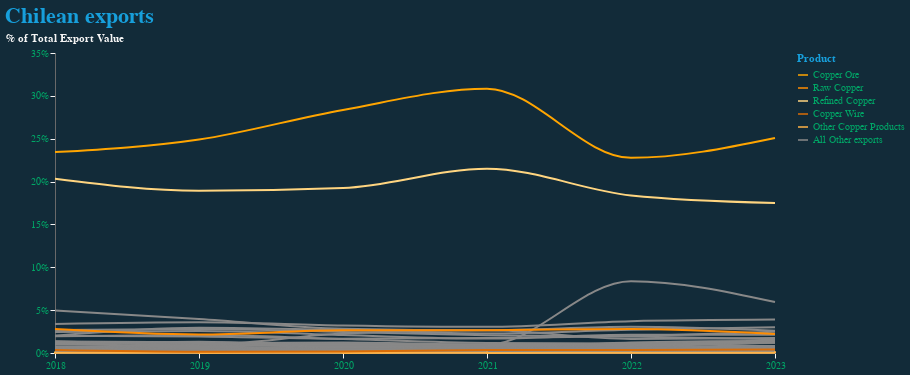

This figure's notebook cell:
### Code cell
# Define the top 4 copper products explicitly
top_copper_products = ['Copper Ore', 'Raw Copper', 'Refined Copper', 'Copper Wire']
# Find all HS4s containing 'Copper'
copper_hs4s = chil_ex['HS4'][chil_ex['HS4'].str.contains('Copper')].unique().tolist()
# Assign 'Other Copper Products' to copper HS4s not in the top 4
def copper_legend_label(x):
    if x in top_copper_products:
        return x
    elif x in copper_hs4s:
        return 'Other Copper Products'
    else:
        return 'All Other exports'
# Update color mapping: top 4 copper products get orange shades, 'Other Copper Products' gets a distinct orange, all others grey
orange_palette = ['#FFA500', '#FF8C00', '#FFD580', '#DA6C06']
grey_color = '#888888'
other_copper_color = '#FFB347'
product_color_map = {
    top_copper_products[0]: orange_palette[0],
    top_copper_products[1]: orange_palette[1],
    top_copper_products[2]: orange_palette[2],
    top_copper_products[3]: orange_palette[3],
    'Other Copper Products': other_copper_color,
    'All Other exports': grey_color
}
# Create a legend group: assign labels using the function above
chil_ex_grouped_sum['HS4_legend'] = chil_ex_grouped_sum['HS4_grouped'].apply(copper_legend_label)
# Ensure Export Percent is float for Altair and scale to 0-100 for percent axis
chil_ex_grouped_sum['Export Percent'] = chil_ex_grouped_sum['Export Percent'].astype(float)
# Chart for all other lines (no legend)
other_chart = alt.Chart(chil_ex_grouped_sum).mark_line(interpolate='monotone').encode(
    x=alt.X('Year', scale=alt.Scale(padding=0), axis=alt.Axis(title=None, labelAngle=0, domainColor='dimgrey', labelColor='#00a767', tickColor='whitesmoke')),
    y=alt.Y('Export Percent:Q', title='% of Total Export Value', axis=alt.Axis(titleAngle=0, titleAnchor='start', titleY=-10, titleX=-50, titleColor='whitesmoke', format='.0%', grid=False, domainColor='dimgrey', labelColor='#00a767', tickColor='whitesmoke')),
    color=alt.value(grey_color),
    detail='HS4_grouped:N',
    tooltip=['HS4_grouped', 'Year', alt.Tooltip('Export Percent:Q', format='.0%')]
 ).transform_filter(
    (alt.datum.HS4_legend == 'All Other exports') & (alt.datum.HS4_grouped != 'All Other exports')
)
# Chart for copper products and 'All Other exports' (for legend)
main_chart = alt.Chart(chil_ex_grouped_sum).mark_line(interpolate='monotone').encode(
    x=alt.X('Year', scale=alt.Scale(padding=0)),
    y=alt.Y('Export Percent:Q'),
    color=alt.Color('HS4_legend', scale=alt.Scale(domain=list(product_color_map.keys()), range=list(product_color_map.values())), legend=alt.Legend(title='Product')),
    tooltip=[alt.Tooltip('HS4_grouped', title='Export'), 'Year', alt.Tooltip('Export Percent:Q', format='.2%')]
 ).transform_filter(
    (alt.datum.HS4_legend != 'All Other exports') | (alt.datum.HS4_grouped == 'All Other exports')
)
# Custom Altair theme for dark background and colored axes/legend
custom_config = alt.Config(
    background='#122b39',
    view=alt.ViewConfig(stroke='transparent'),
    axis=alt.AxisConfig(
        labelColor='#00a767',
        domainColor='dimgrey',
        tickColor='whitesmoke',
        titleColor='whitesmoke'
    ),
    legend=alt.LegendConfig(
        labelColor='#00a767',
        titleColor='#179fdb'
    ),
    title=alt.TitleConfig(
        anchor='start',
        color='#179fdb',
        fontSize=22,
        fontWeight='bold'
    )
)
# Overlay both charts (copper on top), apply config, and add title
ex_chart = (other_chart + main_chart).configure(**custom_config.to_dict()).properties(title='Chilean exports', width=720, height=300)
ex_chart

### Figure 1 — Vega-Lite specification as saved in the notebook (floating-point values rounded to 4 significant figures; data arrays with more than 128 entries replaced by an {"elided": "..."} marker saying what was removed)
{"config": {"view": {"continuousWidth": 300, "continuousHeight": 300, "stroke": "transparent"}, "axis": {"domainColor": "dimgrey", "labelColor": "#00a767", "tickColor": "whitesmoke", "titleColor": "whitesmoke"}, "background": "#122b39", "legend": {"labelColor": "#00a767", "titleColor": "#179fdb"}, "title": {"anchor": "start", "color": "#179fdb", "fontSize": 22, "fontWeight": "bold"}}, "layer": [{"mark": {"type": "line", "interpolate": "monotone"}, "encoding": {"color": {"value": "#888888"}, "detail": {"field": "HS4_grouped", "type": "nominal"}, "tooltip": [{"field": "HS4_grouped", "type": "nominal"}, {"field": "Year", "type": "nominal"}, {"field": "Export Percent", "format": ".0%", "type": "quantitative"}], "x": {"axis": {"domainColor": "dimgrey", "labelAngle": 0, "labelColor": "#00a767", "tickColor": "whitesmoke", "title": null}, "field": "Year", "scale": {"padding": 0}, "type": "nominal"}, "y": {"axis": {"domainColor": "dimgrey", "format": ".0%", "grid": false, "labelColor": "#00a767", "tickColor": "whitesmoke", "titleAnchor": "start", "titleAngle": 0, "titleColor": "whitesmoke", "titleX": -50, "titleY": -10}, "field": "Export Percent", "title": "% of Total Export Value", "type": "quantitative"}}, "transform": [{"filter": "((datum.HS4_legend === 'All Other exports') && (datum.HS4_grouped !== 'All Other exports'))"}]}, {"mark": {"type": "line", "interpolate": "monotone"}, "encoding": {"color": {"field": "HS4_legend", "legend": {"title": "Product"}, "scale": {"domain": ["Copper Ore", "Raw Copper", "Refined Copper", "Copper Wire", "Other Copper Products", "All Other exports"], "range": ["#FFA500", "#FF8C00", "#FFD580", "#DA6C06", "#FFB347", "#888888"]}, "type": "nominal"}, "tooltip": [{"field": "HS4_grouped", "title": "Export", "type": "nominal"}, {"field": "Year", "type": "nominal"}, {"field": "Export Percent", "format": ".2%", "type": "quantitative"}], "x": {"field": "Year", "scale": {"padding": 0}, "type": "nominal"}, "y": {"field": "Export Percent", "type": "quantitative"}}, "transform": [{"filter": "((datum.HS4_legend !== 'All Other exports') || (datum.HS4_grouped === 'All Other exports'))"}]}], "data": {"name": "data-b0e983ff35b45ce310bb4d261f3f9c7d"}, "height": 300, "title": "Chilean exports", "width": 720, "$schema": "https://vega.github.io/schema/vega-lite/v5.20.1.json", "datasets": {"data-b0e983ff35b45ce310bb4d261f3f9c7d": {"elided": "4998 records"}}}
